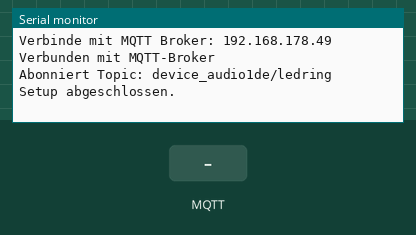
This sketch was run on a simulated ESP32. On the bench: the last lines printed to the serial monitor. Inputs (shaded band) come from the test bench. WiFi joins after 1.5 s; servers stay silent unless stated; no MQTT or app messages arrive unless stated.

Above: at 2.7 s.
2.8 s: MQTT message "5" arrives on the first subscribed topic
At 4.0 s:
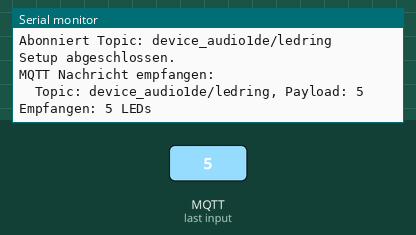
4.3 s: MQTT message "on" arrives on the first subscribed topic
At 5.5 s:
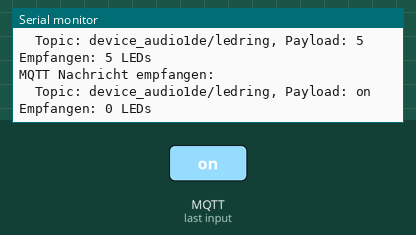
5.8 s: MQTT message "off" arrives on the first subscribed topic
At 6.9 s:
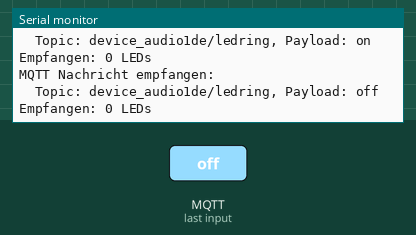

The sketch:

04_WLAN_MQTT.ino
```cpp
/*****************************************************************
 * Beispiel WLAN + MQTT Public / Receive
 * ESP32 needed
 * Installiere Library "MQTT" von Joel Gaehwiler
******************************************************************/


#include <WiFi.h>
#include <MQTT.h>

// WLAN und MQTT Einstellungen
const char* ssid = "FRITZ!Box 6690 TA";      // @todo: add your wifi name "FRITZ!Box 6690 TA"
const char* pass = "79854308499311013585";   // @todo: add your wifi pw, "79854308499311013585"
const char* mqtt_broker = "192.168.178.49";  // "broker.emqx.io", "192.168.0.80"
const char* mqtt_client_id = "headphone_station_audio1de";

// Topics.  -   Diese werden für Subscribing und Publishing genutzt
const char* MQTT_PUBLISH_TOPIC_AUDIO = "holz/player/audio1de";
const char* MQTT_SUBSCRIBE_TOPIC_LED = "device_audio1de/ledring";

// Array der zu abonnierenden Topics (hier nur eines, aber erweiterbar)
const char* subscribe_topics[] = { MQTT_SUBSCRIBE_TOPIC_LED };

WiFiClient wificlient;
MQTTClient mqttclient;

// Funktionsprototypen
void connectWiFi();
void connectMQTT();
void mqtt_messageReceived(String& topic, String& payload);
void sendMQTT();

long prev_timestamp = 0;  // alle paar sekunden message verschicken

void setup() {
  Serial.begin(115200);
  while (!Serial) delay(10);

  Serial.println("Kopfhörer-Station startet...");

  // WLAN verbinden
  connectWiFi();

  // --- MQTT Client initialisieren und Callback setzen ---
  // Diese Zeilen müssen hier stehen und nicht in connectMQTT()
  mqttclient.begin(mqtt_broker, wificlient);
  mqttclient.onMessage(mqtt_messageReceived);
  connectMQTT();

  Serial.println("Setup abgeschlossen.");
}

void loop() {
  mqttclient.loop();  // MQTT Loop regelmässig aufrufen, um die Verbindung am Leben zu halten und Nachrichten zu empfangen

  // Überprüfen, ob die MQTT-Verbindung aktiv ist. Wenn nicht, versuchen wir uns neu zu verbinden.
  if (!mqttclient.connected()) {
    Serial.println("MQTT Verbindung verloren. Versuche Neuverbindung...");
    connectMQTT();
  }

  // Sende Nachricht alle 10 Sekunden
  if (millis() - prev_timestamp >= 10000) {
    prev_timestamp = millis();
    Serial.println("Sending MQTT message...");
    sendMQTT();
  }

  delay(50);  // Eine kleine Verzögerung ist gut, um den Core nicht zu überlasten
}

// --- WLAN Funktionen ---

void connectWiFi() {
  Serial.printf("Verbinde mit WLAN %s", ssid);  // ssid ist const char*, kein String(ssid) nötig
  WiFi.begin(ssid, pass);

  int attempts = 0;
  while (WiFi.status() != WL_CONNECTED && attempts < 20) {  // Max 20 Versuche (10 Sekunden)
    delay(500);
    Serial.print(".");
    attempts++;
  }
  if (WiFi.status() == WL_CONNECTED) {
    Serial.printf("\nWiFi verbunden: SSID: %s, IP-Adresse: %s\n", ssid, WiFi.localIP().toString().c_str());
  } else {
    Serial.println("\nWiFi Verbindung fehlgeschlagen!");
  }
}

// --- MQTT Funktionen ---

void connectMQTT() {  // Diese Funktion kümmert sich nur noch um den eigentlichen Verbindungsaufbau und das Abonnement.
  Serial.printf("Verbinde mit MQTT Broker: %s\n", mqtt_broker);

  // Versuche, eine Verbindung herzustellen, bis sie erfolgreich ist
  while (!mqttclient.connect(mqtt_client_id)) {  // Optional: Mit Benutzername/Passwort: mqttclient.connect(mqtt_client_id, "username", "password"). ->  -> username und passwort sind oft jeweils "public"
    Serial.println("Fehler beim Verbinden mit MQTT-Broker. Neuer Versuch in 2 Sekunden...");
    delay(2000);
  }

  Serial.println("Verbunden mit MQTT-Broker");

  int numTopics = sizeof(subscribe_topics) / sizeof(subscribe_topics[0]);
  for (int i = 0; i < numTopics; i++) {
    mqttclient.subscribe(subscribe_topics[i]);
    Serial.printf("Abonniert Topic: %s\n", subscribe_topics[i]);  // Bestätigung des Abonnements
  }
}

void sendMQTT() {
  const char* publishTopic = MQTT_PUBLISH_TOPIC_AUDIO;
  const char* publishPayload = "huhu";

  Serial.printf("Publishing: Topic: %s, Payload: %s\n", publishTopic, publishPayload);
  mqttclient.publish(publishTopic, publishPayload);
}

// --- MQTT Callback für eingehende Nachrichten ---
void mqtt_messageReceived(String& topic, String& payload) {
  Serial.println("MQTT Nachricht empfangen:");
  Serial.printf("  Topic: %s, Payload: %s\n", topic.c_str(), payload.c_str());  // .c_str() verwenden!

  if (topic.equals(MQTT_SUBSCRIBE_TOPIC_LED)) {
    int numLedsToLight = payload.toInt();
    Serial.printf("Empfangen: %d LEDs\n", numLedsToLight);  // %d für Integer
  }
}
```

Measured:
- after the input at 2.8 s, the serial monitor: prints a new line at once (image 1)
- after the input at 4.3 s, the serial monitor: prints a new line at once (image 2)
- after the input at 5.8 s, the serial monitor: prints a new line at once (image 3)
